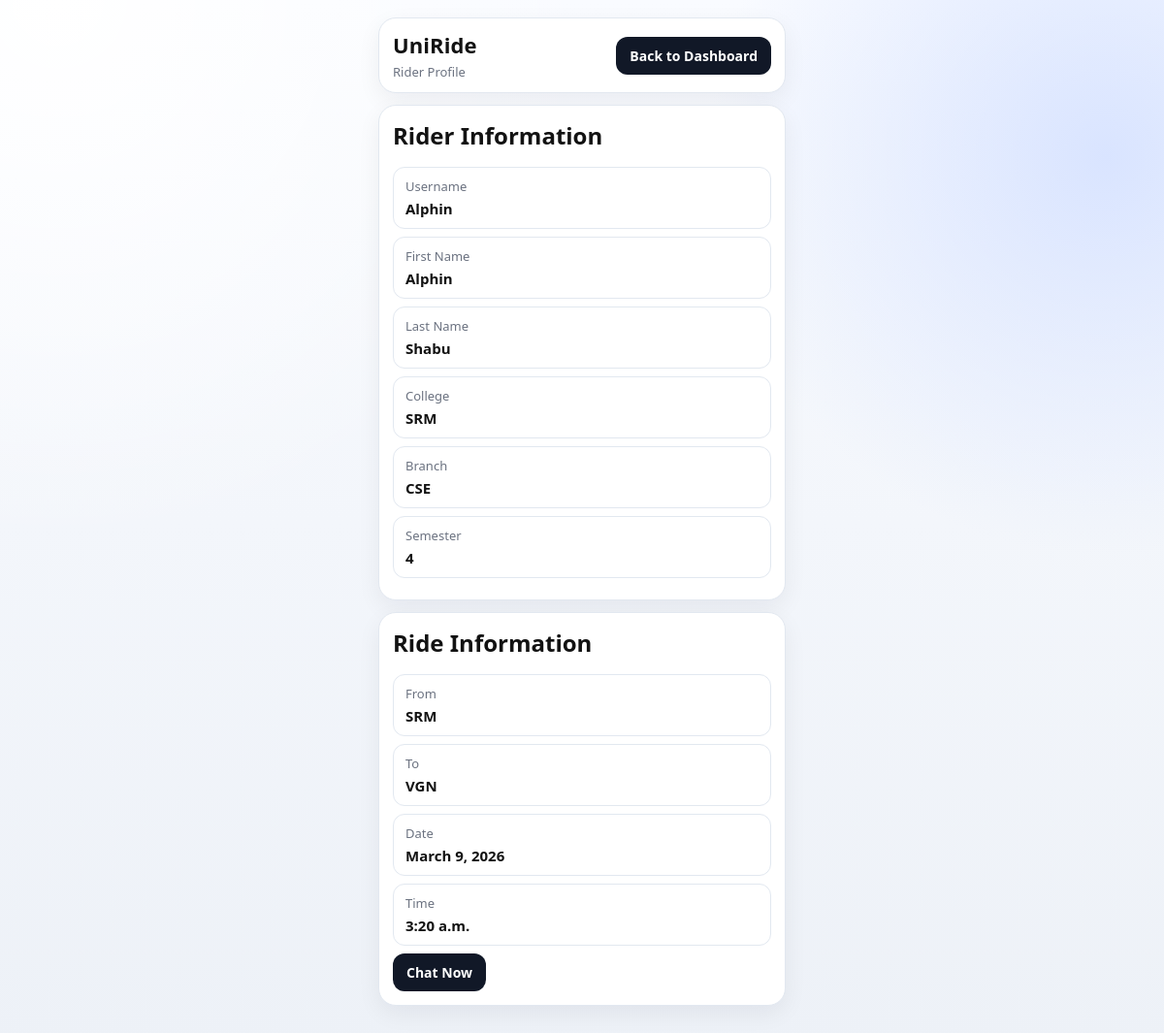
Page /riders_profile/2/ (signed in) on the committed database.
### home/models.py (models this page shows, shortened)
class Account(models.Model):
    user = models.OneToOneField(User, on_delete=models.CASCADE)
    college_name = models.CharField(max_length=150)
    branch_name = models.CharField(max_length=100)
    student_id = models.CharField(max_length=50)
    year = models.IntegerField(null=True)
    sem = models.IntegerField(null=True)
    phone_number = models.IntegerField(null=True)
    personal_address = models.CharField(max_length=255)
    class Meta:
        db_table = "home_account"

class PublishRide(models.Model):
    rider_account = models.ForeignKey(Account, on_delete=models.CASCADE, null=True)
    date = models.DateField(auto_now=False)
    time = models.TimeField(auto_now=False)
    to_where = models.CharField(max_length=150)
    from_where = models.CharField(max_length=150)
    class Meta:
        db_table = "home_publish_ride"

### home/views.py (the view)
# urls.py: path('riders_profile/<int:ride_id>/', rider_profile, name='rider_profile')
@login_required
def rider_profile(request, ride_id):
    ride = get_object_or_404(PublishRide, id=ride_id)
    rider_account = ride.rider_account
    back_query = request.GET.urlencode()
    return render(request, 'rider_profile.html', {
        'ride': ride,
        'rider': rider_account,
        'back_query':back_query
    })

### home/templates/rider_profile.html (shortened to what this page needs)
{% load static %}
<!DOCTYPE html>
<html lang="en">
<head>
    <link rel="stylesheet" href="{% static 'home/style.css' %}">
</head>
<body>
    <div class="topbar">
        <div>
            <div class="brand">UniRide</div>
            <div class="welcome">Rider Profile</div>
        </div>
        <a href="{% url 'show_rides' %}?{{ back_query }}" class="btn-link">Back to Dashboard</a>
    </div>
    <div class="profile-section">
        <h2>Rider Information</h2>
        <div class="profile-row"><div class="profile-key">Username</div><div class="profile-value">{{ rider.user.username }}</div></div>
        <div class="profile-row"><div class="profile-key">First Name</div><div class="profile-value">{{ rider.user.first_name }}</div></div>
        <div class="profile-row"><div class="profile-key">Last Name</div><div class="profile-value">{{ rider.user.last_name }}</div></div>
        <div class="profile-row"><div class="profile-key">College</div><div class="profile-value">{{ rider.college_name }}</div></div>
        <div class="profile-row"><div class="profile-key">Branch</div><div class="profile-value">{{ rider.branch_name }}</div></div>
        <div class="profile-row"><div class="profile-key">Semester</div><div class="profile-value">{{ rider.sem }}</div></div>
    </div>
    <div class="profile-section">
        <h2>Ride Information</h2>
        <div class="profile-row"><div class="profile-key">From</div><div class="profile-value">{{ ride.from_where }}</div></div>
        <div class="profile-row"><div class="profile-key">To</div><div class="profile-value">{{ ride.to_where }}</div></div>
        <div class="profile-row"><div class="profile-key">Date</div><div class="profile-value">{{ ride.date }}</div></div>
        <div class="profile-row"><div class="profile-key">Time</div><div class="profile-value">{{ ride.time }}</div></div>
        <a href="#" class="btn-link">Chat Now</a>
    </div>
</body>
</html>

### home/static/home/style.css (style rules this page uses)
:root { --bg: #edf1f7; --surface: #ffffff; --text: #121212; --muted: #6b7280; --line: #e2e8f0; --brand: #111827; --accent: #ffd24c; --phone-width: 420px; }
* { box-sizing: border-box; }
body { margin: 0; min-height: 100vh; padding: 18px 12px 30px; font-family: "Segoe UI", Tahoma, sans-serif; background: radial-gradient(circle at 5% 0%, #ffffff 0%, transparent 36%), radial-gradient(circle at 95% 15%, #d9e4ff 0%, transparent 28%), linear-gradient(180deg, #f9fbff 0%, var(--bg) 100%); color: var(--text); display: flex; flex-direction: column; align-items: center; }
h1, h2, h3 { margin: 0 0 12px; }
h1, h2 { margin: 0 0 16px; }
.topbar { width: min(var(--phone-width), 100%); margin: 0 0 12px; background: var(--surface); border: 1px solid var(--line); border-radius: 18px; padding: 12px 14px; display: flex; justify-content: space-between; align-items: center; gap: 12px; box-shadow: 0 8px 24px rgba(16, 24, 40, 0.06); }
.brand { font-size: 22px; font-weight: 800; letter-spacing: 0.1px; }
.welcome { color: var(--muted); font-size: 13px; margin-top: 4px; }
.profile-section { width: min(var(--phone-width), 100%); margin: 0 0 12px; background: var(--surface); border: 1px solid var(--line); border-radius: 18px; padding: 14px; box-shadow: 0 8px 24px rgba(16, 24, 40, 0.06); }
.profile-row { border: 1px solid var(--line); border-radius: 12px; background: #fff; padding: 10px 12px; margin-bottom: 8px; }
.profile-key { color: var(--muted); font-size: 13px; margin-bottom: 4px; }
.profile-value { font-size: 15px; font-weight: 600; }
.btn-link { display: inline-block; border: 0; border-radius: 12px; padding: 10px 14px; font-size: 14px; font-weight: 600; cursor: pointer; background: var(--brand); color: #fff; text-decoration: none; }
a { color: #111827; text-decoration: none; }

### rows in the picture
Account: user.username "Alphin", user.first_name "Alphin", user.last_name "Shabu", college_name "SRM", branch_name "CSE", sem "4"
PublishRide: from_where "SRM", to_where "VGN", date "March 9, 2026", time "3:20 a.m."
